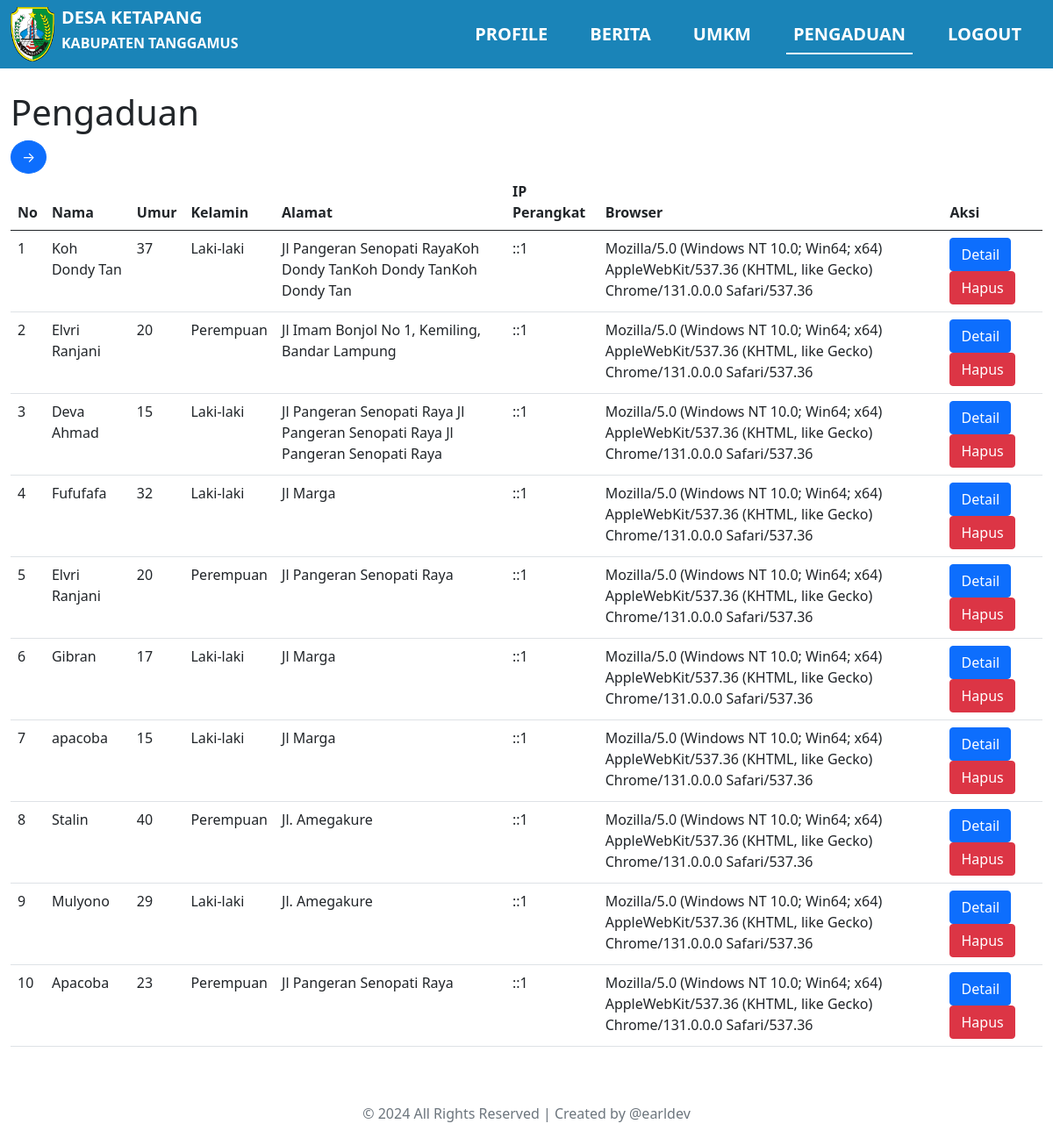
The app's page /pengaduan.php (signed in) with its own data.
### tables this page shows
CREATE TABLE `pengaduan` (
  `id_pengaduan` int NOT NULL AUTO_INCREMENT,
  `nama` varchar(100)  NOT NULL,
  `umur` int NOT NULL,
  `kelamin` enum('Laki-laki','Perempuan')  NOT NULL,
  `alamat` longtext NOT NULL,
  `ip_perangkat` varchar(45) NOT NULL,
  `browser` longtext NOT NULL,
  `deskripsi` longtext NOT NULL,
  `created_at` datetime NOT NULL DEFAULT CURRENT_TIMESTAMP,
  PRIMARY KEY (`id_pengaduan`)
);

### pengaduan.php (the view, shortened to what this page needs)
<?php
    class HalPengaduan{
        private $conn;
        public function __construct($dbConnection){
            $this->conn = $dbConnection;
        }
        public function handleTampilkanPengaduan($page = 1, $rows_per_page = 10) {
            $start_from = ($page - 1) * $rows_per_page;
            $stmt = $this->conn->prepare("SELECT id_pengaduan, nama, umur, kelamin, alamat, ip_perangkat, browser FROM pengaduan ORDER BY created_at DESC LIMIT ?, ?");
            $stmt->bind_param("ii", $start_from, $rows_per_page);
            $stmt->execute();
            $result = $stmt->get_result();
            $total_news_result = $this->conn->query("SELECT COUNT(*) AS total FROM pengaduan");
            $total_news = $total_news_result->fetch_assoc()['total'];
            $total_pages = ceil($total_news / $rows_per_page);
            $pengaduan = [];
              while ($row = $result->fetch_assoc()) {
                $pengaduan[] = $row;
              }
            return [
              "pengaduan" => $pengaduan,
              "total_pages" => $total_pages,
            ];
          }
    }
    include "includes/db.php";
    $desaKetapang = new HalPengaduan($conn);
    $rows_per_page = 10;
    if (isset($_GET['page'])) {
        $page = $_GET['page'];
    } else {
        $page = 1;
    }
    $dataPengaduan = $desaKetapang->handleTampilkanPengaduan($page, $rows_per_page);
    $pengaduan = $dataPengaduan['pengaduan'];
    $total_pages = $dataPengaduan['total_pages'];
?>
<!DOCTYPE html>
<html lang="en">
<head>
    <link href="https://cdn.jsdelivr.net/npm/bootstrap@5.0.2/dist/css/bootstrap.min.css" rel="stylesheet">
    <link rel="stylesheet" href="https://cdnjs.cloudflare.com/ajax/libs/toastr.js/latest/css/toastr.min.css">
    <link rel="stylesheet" href="style/styles.css">
</head>
<body>
    <?php
        $currentPage = basename($_SERVER['REQUEST_URI']);
    ?>
    <nav class="navbar navbar-expand-lg navbar-light bg-light py-0">
        <div class="container-fluid position-fixed fixed-top bg-primary">
            <a class="navbar-brand d-flex text-white text-decoration-none" href="index.php">
               <img src="assets/iconketapang.png" alt="" class="img-fluid">
               <div class="d-sm-block d-none mx-2">
                    <h5 class="fw-bold">DESA KETAPANG</h5>
                    <h6 class="fw-bold">KABUPATEN TANGGAMUS</h6>
               </div>
            </a>
            <div class="collapse navbar-collapse d-lg-flex justify-content-end" id="navbarNav">
                <ul class="navbar-nav">
                    <li class="nav-item py-3 text-center">
                        <a href="profile.php" class="nav-link text-white  mx-3 fs-5 fw-bold ">PROFILE</a>
                    </li>
                    <li class="nav-item py-3 text-center">
                        <a href="berita.php" class="nav-link text-white  mx-3 fs-5 fw-bold ">BERITA</a>
                    </li>
                    <li class="nav-item py-3 text-center">
                        <a href="umkm.php" class="nav-link text-white  mx-3 fs-5 fw-bold ">UMKM</a>
                    </li>
                    <?php if(isset($_SESSION["is_login"] ) == true){?>
                        <li class="nav-item py-3 text-center">
                            <a href='pengaduan.php' class='nav-link text-white  mx-3 fs-5 fw-bold <?php echo ($currentPage == 'pengaduan.php') ? 'active' : ''; ?>'>PENGADUAN</a>
                        </li>
                        <li class="nav-item py-3 text-center">
                            <a href='#' class='nav-link text-white  mx-3 fs-5 fw-bold ' data-bs-toggle='modal' data-bs-target='#adminLogout'>LOGOUT</a>
                        </li>
                    <?php } else{?>
                    <li class="nav-item py-3 text-center">
                        <a href='#' class='nav-link text-white  mx-3 fs-5 fw-bold' data-bs-toggle='modal' data-bs-target='#adminLogin'>LOGIN</a>
                    </li>
                    <?php }?>
                </ul>
            </div>
        </div>
    </nav>
    <main>
        <div class="container-fluid py-5 min-vh-100">
            <div class="row mt-5">
                <div class="col-12 mt-2">
                    <h1>Pengaduan</h1>
                    <div>
                        <?php
                            if ($page < $total_pages) {
                                echo "<a href='pengaduan.php?page=" . ($page + 1) . "' class='btn btn-primary rounded-circle'>→</a>";
                            }
                        ?>
                    </div>
                    <table class="table table-hover">
                        <thead>
                            <tr>
                                <th>No</th>
                                <th>Nama</th>
                                <th>Umur</th>
                                <th>Kelamin</th>
                                <th>Alamat</th>
                                <th class="on-mobile">IP Perangkat</th>
                                <th class="on-mobile">Browser</th>
                                <th>Aksi</th>
                            </tr>
                        </thead>
                        <tbody>
                            <?php
                                if (empty($pengaduan)){
                                    echo "
                                            <tr>
                                                <td colspan='8' class='text-center'>Tidak ada data</td>
                                            </tr>
                                        ";
                                } else {
                                    $no = 1;
                                    foreach ($pengaduan as $row) { ?>
                                        <?php
                                            echo "
                                                <tr>
                                                    <td>{$no}</td>
                                                    <td>{$row['nama']}</td>
                                                    <td>{$row['umur']}</td>
                                                    <td>{$row['kelamin']}</td>
                                                    <td>{$row['alamat']}</td>
                                                    <td class='on-mobile'>{$row['ip_perangkat']}</td>
                                                    <td class='on-mobile '>{$row['browser']}</td>
                                                    <td>
                                                        <a href='detailpengaduan.php?id_pengaduan={$row['id_pengaduan']}&&no={$no}' class='btn btn-primary'>Detail</a>
                                                        <button class='btn btn-danger' data-bs-toggle='modal' data-bs-target='#deletePengaduanModal' data-username='{$row['nama']}' data-id='{$row['id_pengaduan']}' >Hapus</a>
                                                    </td>
                                                </tr>
                                            ";
                                        ?>
                                    <?php $no++; }  ?>
                                <?php }
                            ?>
                        </tbody>
                    </table>
                </div>
            </div>
        </div>
        <footer>
            <div class="container-fluid">
                <div class="row">
                    <div class="col-12 text-center footer-desc">
                    </div>
                </div>
            </div>
        </footer>
    </main>
</body>
</html>

### style/styles.css (style rules this page uses)
.navbar .bg-primary { background-color: rgb(26,132,184) !important; }
.nav-link { position: relative; }
.nav-link::after { content: ''; transition: all 0.3s ease-in-out; transform: scaleX(0); height: 2px; width: 100%; background-color: white; position: absolute; bottom: 0; left: 0; }
.navbar .container-fluid .navbar-brand img { width: 50px; }
.active { position: relative; }
.active::after { content: ''; transform: scaleX(1); height: 2px; width: 100%; background-color: white; position: absolute; bottom: 0; left: 0; }

### records on screen
pengaduan: nama "Koh Dondy Tan", umur "37", kelamin "Laki-laki", alamat "Jl Pangeran Senopati RayaKoh Dondy TanKoh Dondy TanKoh Dondy Tan", ip_perangkat "::1", browser "Mozilla/5.0 (Windows NT 10.0; Win64; x64) AppleWebKit/537.36 (KHTML, like Gecko) Chrome/131.0.0.0 Safari/537.36"
pengaduan: nama "Elvri Ranjani", umur "20", kelamin "Perempuan", alamat "Jl Imam Bonjol No 1, Kemiling, Bandar Lampung", ip_perangkat "::1", browser "Mozilla/5.0 (Windows NT 10.0; Win64; x64) AppleWebKit/537.36 (KHTML, like Gecko) Chrome/131.0.0.0 Safari/537.36"
pengaduan: nama "Deva Ahmad", umur "15", kelamin "Laki-laki", alamat "Jl Pangeran Senopati Raya Jl Pangeran Senopati Raya Jl Pangeran Senopati Raya", ip_perangkat "::1", browser "Mozilla/5.0 (Windows NT 10.0; Win64; x64) AppleWebKit/537.36 (KHTML, like Gecko) Chrome/131.0.0.0 Safari/537.36"
pengaduan: nama "Fufufafa", umur "32", kelamin "Laki-laki", alamat "Jl Marga", ip_perangkat "::1", browser "Mozilla/5.0 (Windows NT 10.0; Win64; x64) AppleWebKit/537.36 (KHTML, like Gecko) Chrome/131.0.0.0 Safari/537.36"
pengaduan: nama "Elvri Ranjani", umur "20", kelamin "Perempuan", alamat "Jl Pangeran Senopati Raya", ip_perangkat "::1", browser "Mozilla/5.0 (Windows NT 10.0; Win64; x64) AppleWebKit/537.36 (KHTML, like Gecko) Chrome/131.0.0.0 Safari/537.36"
pengaduan: nama "Gibran", umur "17", kelamin "Laki-laki", alamat "Jl Marga", ip_perangkat "::1", browser "Mozilla/5.0 (Windows NT 10.0; Win64; x64) AppleWebKit/537.36 (KHTML, like Gecko) Chrome/131.0.0.0 Safari/537.36"
pengaduan: nama "apacoba", umur "15", kelamin "Laki-laki", alamat "Jl Marga", ip_perangkat "::1", browser "Mozilla/5.0 (Windows NT 10.0; Win64; x64) AppleWebKit/537.36 (KHTML, like Gecko) Chrome/131.0.0.0 Safari/537.36"
pengaduan: nama "Stalin", umur "40", kelamin "Perempuan", alamat "Jl. Amegakure", ip_perangkat "::1", browser "Mozilla/5.0 (Windows NT 10.0; Win64; x64) AppleWebKit/537.36 (KHTML, like Gecko) Chrome/131.0.0.0 Safari/537.36"
pengaduan: nama "Mulyono", umur "29", kelamin "Laki-laki", alamat "Jl. Amegakure", ip_perangkat "::1", browser "Mozilla/5.0 (Windows NT 10.0; Win64; x64) AppleWebKit/537.36 (KHTML, like Gecko) Chrome/131.0.0.0 Safari/537.36"
pengaduan: nama "Apacoba", umur "23", kelamin "Perempuan", alamat "Jl Pangeran Senopati Raya", ip_perangkat "::1", browser "Mozilla/5.0 (Windows NT 10.0; Win64; x64) AppleWebKit/537.36 (KHTML, like Gecko) Chrome/131.0.0.0 Safari/537.36"
